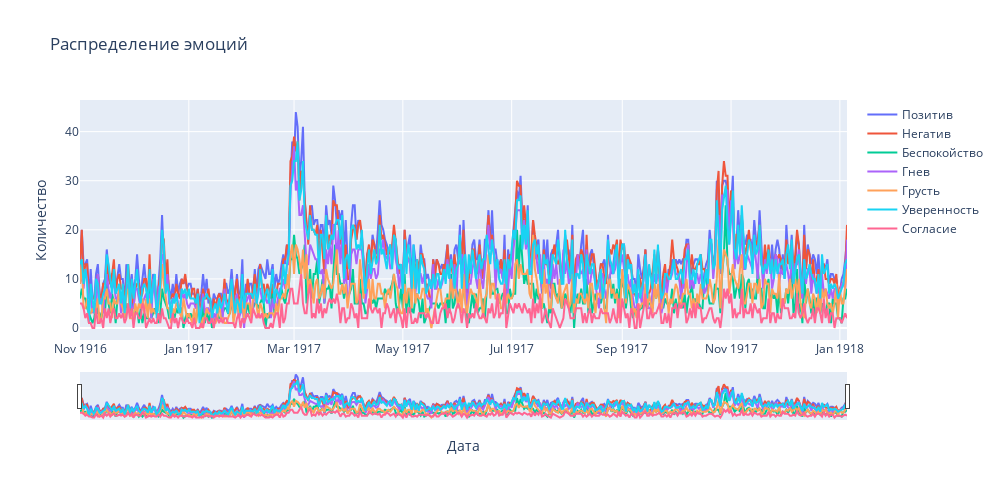

Write notebook code for a chart like this one.
### Code cell
def plot_emotions(ems, name): 
    plots = []
    for i in range(len(ems)): 
        plot = go.Scatter(x=df_by_date['Date'], y=ems[i], name=emotions[i])
        plots.append(plot)
    
    layout = go.Layout(height=500, width=1000, font=dict(size=12),
                           title=name,
                           xaxis=dict(title='Дата', type='date'),
                           yaxis=dict(title='Количество'))

    fig = go.Figure(data=plots, layout=layout)
    fig.update_xaxes(rangeslider_visible=True)
    fig.show()
    
    
ems = []
for i in range(len(emotions)):
    ems.append(df_by_date[emotions[i]])
    
plot_emotions(ems, 'Распределение эмоций')

### Figure 1 — Plotly figure (JSON) as saved in the notebook; plotly's stock layout.template omitted (floating-point values rounded to 4 significant figures; data arrays with more than 128 entries replaced by an {"elided": "..."} marker saying what was removed)
{"data": [{"name": "Позитив", "type": "scatter", "x": {"elided": "431 str values"}, "y": {"elided": "431 int values"}}, {"name": "Негатив", "type": "scatter", "x": {"elided": "431 str values"}, "y": {"elided": "431 int values"}}, {"name": "Беспокойство", "type": "scatter", "x": {"elided": "431 str values"}, "y": {"elided": "431 int values"}}, {"name": "Гнев", "type": "scatter", "x": {"elided": "431 str values"}, "y": {"elided": "431 int values"}}, {"name": "Грусть", "type": "scatter", "x": {"elided": "431 str values"}, "y": {"elided": "431 int values"}}, {"name": "Уверенность", "type": "scatter", "x": {"elided": "431 str values"}, "y": {"elided": "431 int values"}}, {"name": "Согласие", "type": "scatter", "x": {"elided": "431 str values"}, "y": {"elided": "431 int values"}}], "layout": {"font": {"size": 12}, "height": 500, "title": {"text": "Распределение эмоций"}, "width": 1000, "xaxis": {"rangeslider": {"visible": true}, "title": {"text": "Дата"}, "type": "date"}, "yaxis": {"title": {"text": "Количество"}}}}
